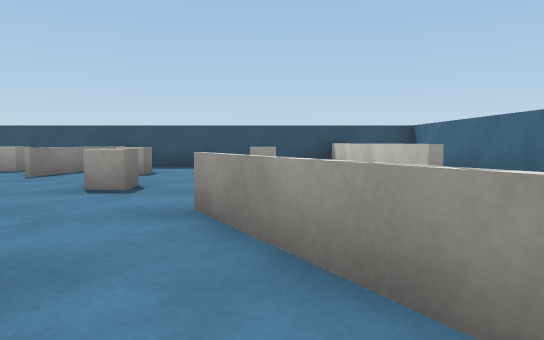
View 1 (above)

13 first-person views from a walk through a 3-D level made in the Unity game engine. The camera is 0.58 m above the floor, tilts 4° down and sees 70° across. The floor is counted in squares, 1 m on a side. Each view is taken from the middle of a square. On the plan, view 1 faces up. The plan holds only what a view shows up to about 10 squares ahead; the rest is blank. Surface patterns are stand-ins for the level's own textures.

View 2
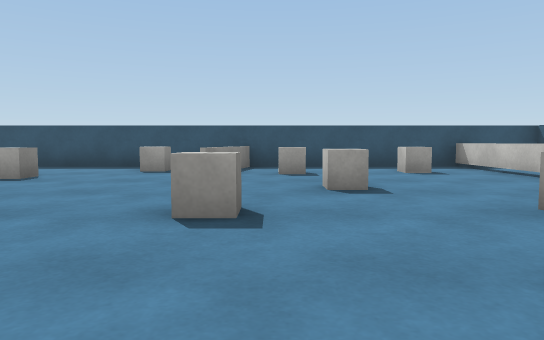

View 3
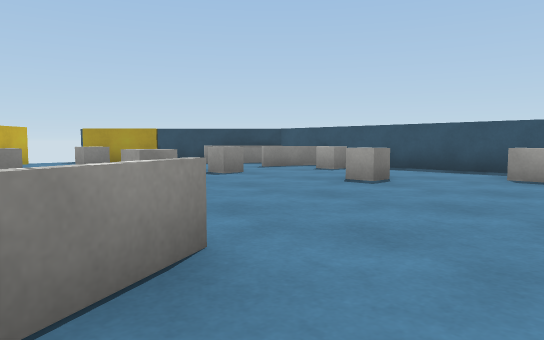

View 4
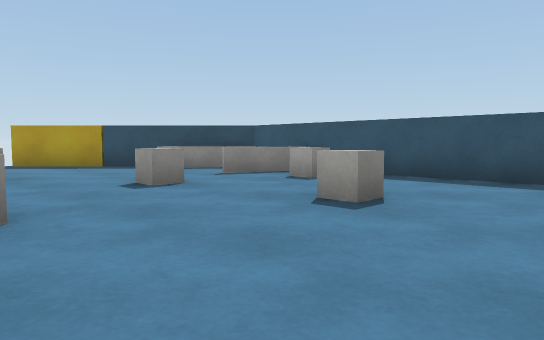

View 5
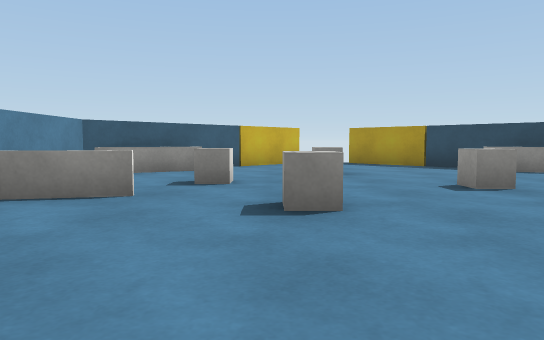

View 6
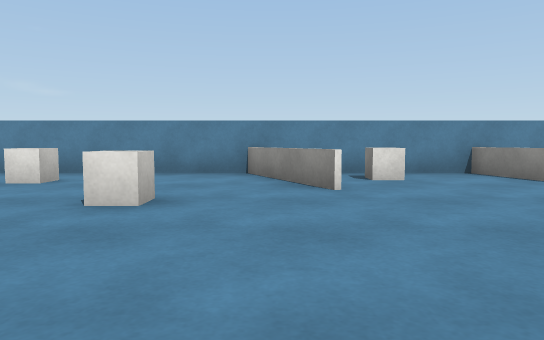

View 7
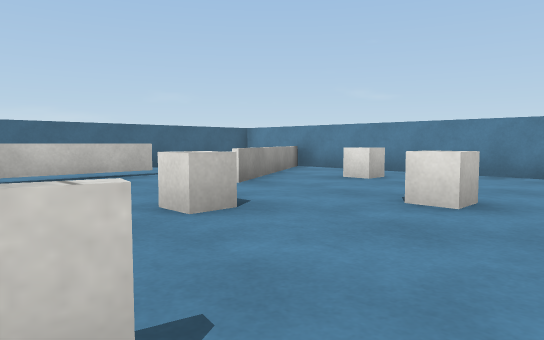

View 8
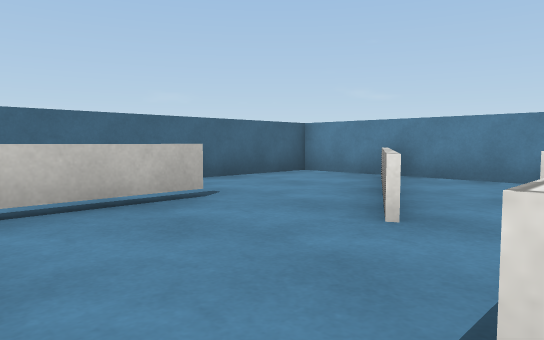

View 9
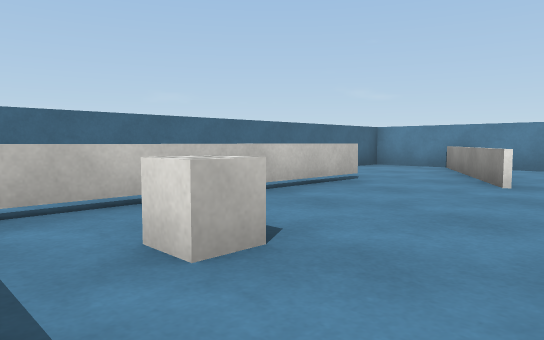

View 10
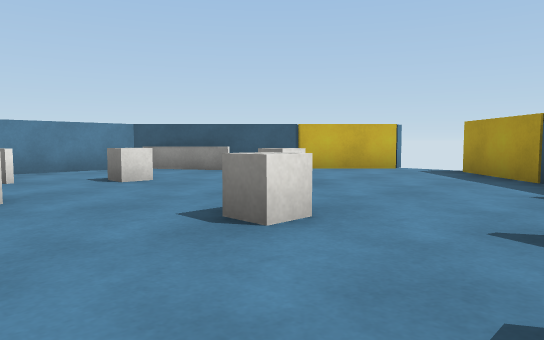

View 11
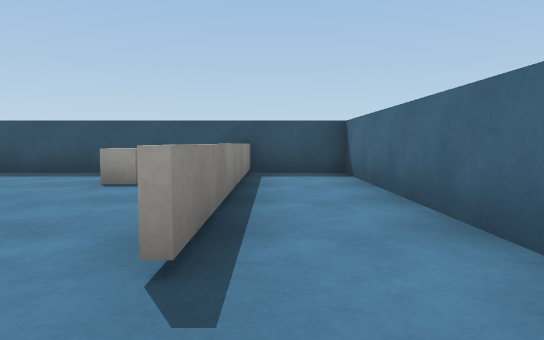

View 12
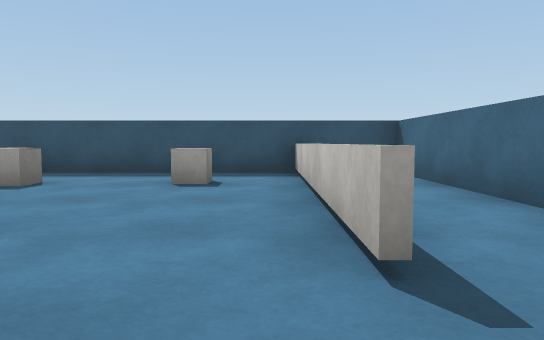

View 13
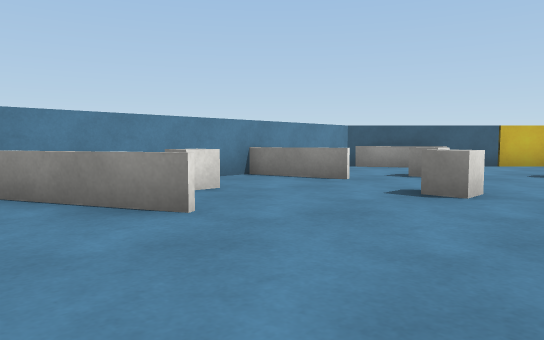

### Floor plan
Points are (right, up) in squares from view 1. A wall is a line through its corners. A room is listed if a view was taken in it or the views show most of it. See-through windows are left out.
Room 1 (views 1, 2, 3, 4, 5, 6, 7, 8, 9, 10, 13)
walls: (-12.1, -0.4) (0.9, -0.4); (1.4, 4.5) (1.4, 9.5); (-16.2, 3.8) (-12, -0.4); (1.9, 9.4) (-12, 9.4) (-16.2, 5.2)
low walls: (-5.8, 2.3) (-4.5, -0.4); (-9.2, 1.6) (-8.8, -0.5); (-10.4, 9.1) (-10.9, 7.5); (-3.5, 9.4) (-4.1, 6.6); (-12, 9.4) (-13.1, 7.3); (-13.2, 1.6) (-12.1, -0.4); (1.4, -0.4) (-0.7, 3.4)
ways out: opening at (1, 4) to room 2
objects: white cube (-12, 4); white cube (-11, 2); white cube (-10, 6); white cube (-10, 8) to (-9, 8); white cube (-9, 3); white cube (-7, 1); white cube (-7, 6); white cube (-5, 8); white cube (-4, 3); white cube (-3, 7); white cube (-2, 5); white cube (-1, 1); white cube (0, 8)
Room 2 (views 11, 12)
walls: (1.4, 3.5) (1.4, 4.5); (0.9, -0.4) (3.4, -0.4) (3.4, 9.4) (1.9, 9.4); (1.6, 9.5) (1.6, 3.5)
low walls: (-0.6, 3.5) (1.5, -0.3)
ways out: opening at (1, 4) to room 1

Where each view was taken, in squares from view 1:
view 1: 0 up, 0 right, facing up
view 2: 0 up, 3 left, facing up
view 3: 1 up, 4 left, facing up-left
view 4: 3 up, 5 left, facing up-left
view 5: 3 up, 5 left, facing left
view 6: 7 up, 5 left, facing down
view 7: 7 up, 5 left, facing down-right
view 8: 6 up, 2 left, facing down-right
view 9: 9 up, 2 left, facing down-right
view 10: 8 up, 8 left, facing down-left
view 11: 2 up, 2 right, facing up
view 12: 2 up, 1 right, facing up
view 13: 5 up, 4 left, facing down-left
